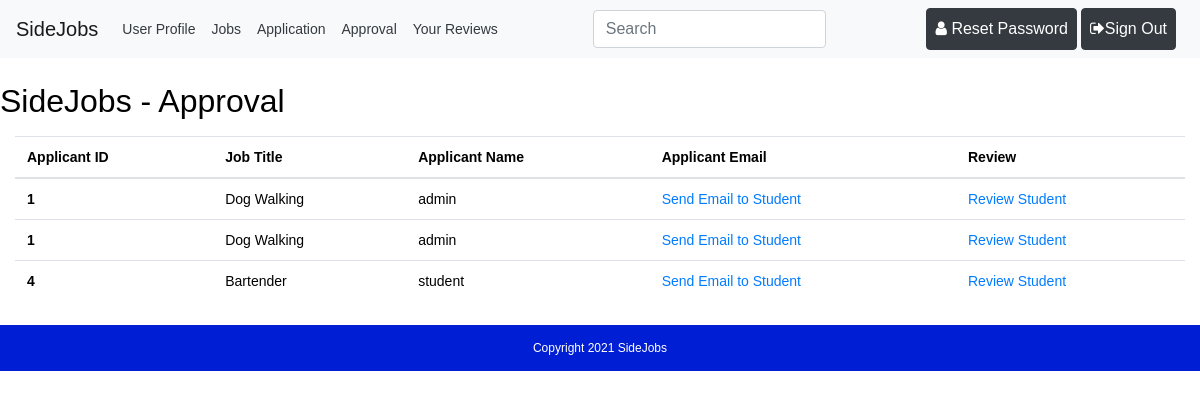
/templates/approvalview.php (signed in), run on an earlier commit of the app's database.
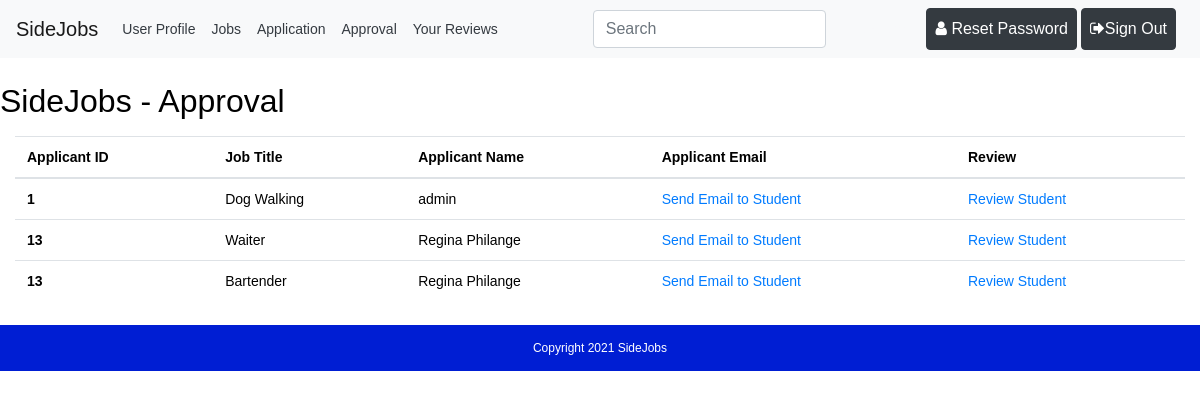
And on a later commit of the database.
### tables this page shows
CREATE TABLE `jobresult` (
  `resultID` int(11) NOT NULL,
  `userID` int(11) NOT NULL,
  `jobID` int(11) NOT NULL,
  `empID` int(11) NOT NULL,
  `jobTitle` varchar(50) NOT NULL,
  `studentName` varchar(50) NOT NULL,
  `employerCompany` varchar(50) NOT NULL,
  `studentEmail` varchar(50) NOT NULL,
  `employerEmail` varchar(50) NOT NULL
);

### templates/approvalview.php (the view, shortened to what this page needs)
<?php
$path = $_SERVER['DOCUMENT_ROOT'];
$path .= "/sidejob/";
require_once($path . 'connect.php');
$user_id = ($_SESSION['userID']);
$ReadSql = "SELECT * FROM jobresult jr WHERE jr.empID = '$user_id'";
$res = mysqli_query($connection, $ReadSql);
?>
<?php require($path . 'templates/header.php') ?>
	<div class="container-fluid my-4">
		<div class="row my-2">
			<h2>SideJobs - Approval</h2>
		</div>
		<table class="table ">
		<thead>
			<tr>
				<th>Applicant ID</th>
				<th>Job Title</th>
				<th>Applicant Name</th>
				<th>Applicant Email</th>
				<th>Review</th>
			</tr>
		</thead>
		<tbody>
		<?php
		while($r = mysqli_fetch_assoc($res)){
		?>
			<tr>
				<th scope="row"><?php echo $r['userID']; ?></th>
				<td><?php echo $r['jobTitle']; ?></td>
				<td><?php echo $r['studentName']; ?></td>
				<td> <a href = "mailto: <?php echo $r['studentEmail']; ?>"> Send Email to Student</a></td>
				<td> <a href = "review.php?userID=<?php echo $r['userID']?>&resultID=<?php echo $r['resultID']?>"> Review Student </a>
				</td>
			</tr>
		<?php } ?>
		</tbody>
		</table>
	</div>
<?php require($path . 'templates/footer.php') ?>

What changed in the data, as far as the page shows it:
removed jobresult: userID "1", jobTitle "Dog Walking", studentName "admin"
removed jobresult: userID "4", jobTitle "Bartender", studentName "student"
added jobresult: userID "13", jobTitle "Waiter", studentName "Regina Philange"
added jobresult: userID "13", jobTitle "Bartender", studentName "Regina Philange"
